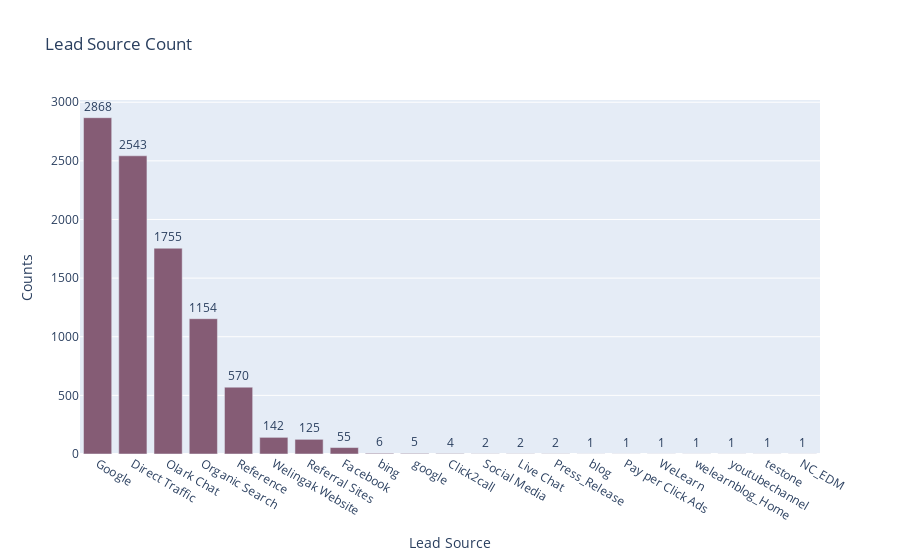

Source (notebook cell):
### Code cell
bar_plot(data, 'Lead Source', 'Lead Source Count')

### Figure 1 — Plotly figure (JSON) as saved in the notebook; plotly's stock layout.template omitted (floating-point values rounded to 4 significant figures)
{"data": [{"alignmentgroup": "True", "cliponaxis": false, "hovertemplate": "Lead Source=%{x}<br>Counts=%{y}<extra></extra>", "legendgroup": "", "marker": {"color": "rgb(133, 92, 117)", "pattern": {"shape": ""}}, "name": "", "offsetgroup": "", "orientation": "v", "showlegend": false, "textangle": 0, "textfont": {"size": 12}, "textposition": "outside", "texttemplate": "%{y}", "type": "bar", "x": ["Google", "Direct Traffic", "Olark Chat", "Organic Search", "Reference", "Welingak Website", "Referral Sites", "Facebook", "bing", "google", "Click2call", "Social Media", "Live Chat", "Press_Release", "blog", "Pay per Click Ads", "WeLearn", "welearnblog_Home", "youtubechannel", "testone", "NC_EDM"], "xaxis": "x", "y": [2868, 2543, 1755, 1154, 570, 142, 125, 55, 6, 5, 4, 2, 2, 2, 1, 1, 1, 1, 1, 1, 1], "yaxis": "y"}], "layout": {"barmode": "relative", "legend": {"tracegroupgap": 0}, "title": {"text": "Lead Source Count"}, "xaxis": {"anchor": "y", "domain": [0, 1], "title": {"text": "Lead Source"}}, "yaxis": {"anchor": "x", "domain": [0, 1], "title": {"text": "Counts"}}}}
